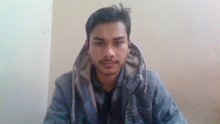
%> input picture Practice/org.jpg, 220 x 124 px, shrunk from 1280 x 720 before the run
$ octave gray_smoothing.m   (GNU Octave 9; MATLAB toolbox functions it lacks are replaced by stand-ins)
%> lines starting %> are read from the running program, lines starting %| are printed output that depends on the picture
clc,close all;
img = imread("./org.jpg");
%> img is the input picture: size 124x220x3 uint8; mean R, G, B 153.5, 150.7, 152.3
img = im2gray(img);
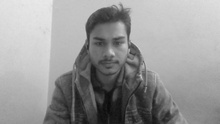
%> img: size 124x220 uint8; min 9, max 235, mean 151.7
img = double(img); % Convert to double for precision
%> img: size 124x220 double

% Define the size of the box filter
filterSize = 3;
filter = ones(filterSize, filterSize) / (filterSize * filterSize);

% Get the dimensions of the image
[R, C] = size(img);
%> R = 124; C = 220

% Initialize the output image
filteredImg = zeros(R, C);

% Apply the box filter
for i = 2:R-1
    for j = 2:C-1
        sum = 0;
        for l = -1:1
            for m = -1:1
                sum = sum + filter(2+l, 2+m)*img(i+l,j+m);
            end
        end
        filteredImg(i,j) = sum;
    end
end
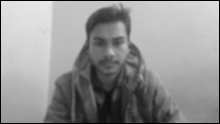
%> filteredImg: size 124x220 double; min 0, max 231.8, mean 147.6

imshow(uint8(img)), title('Original Image');
figure, imshow(uint8(filteredImg)), title('Filtered Image');
